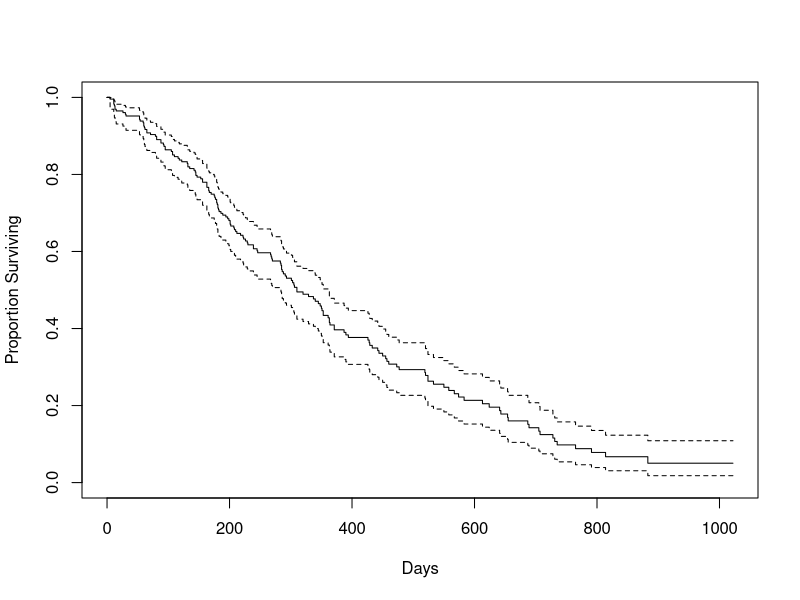
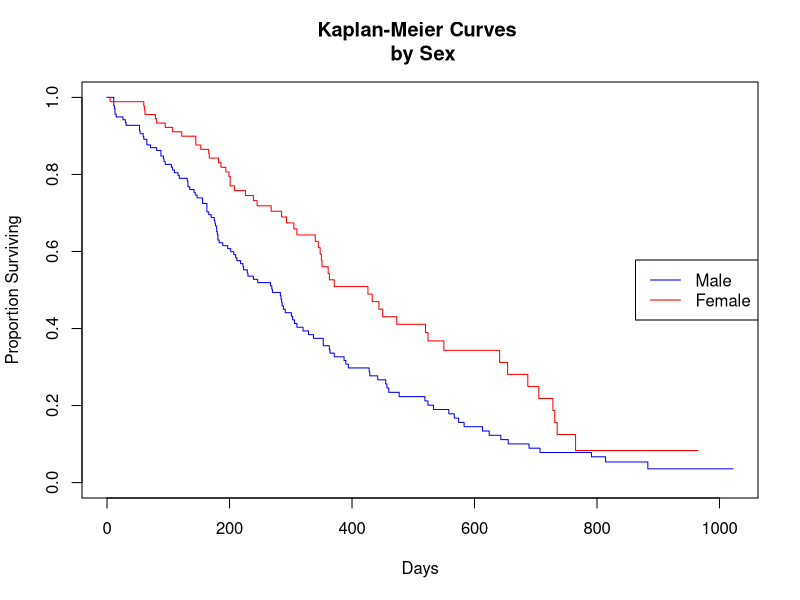
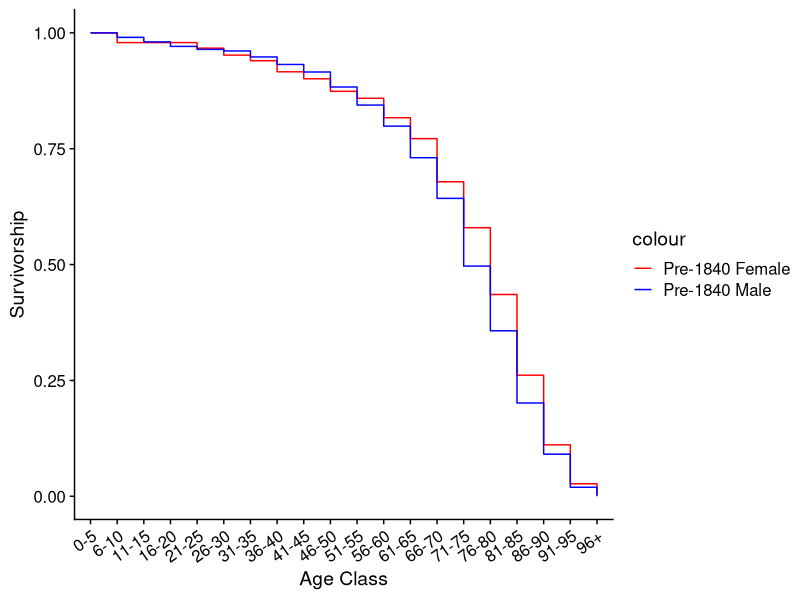

Reproduce these figures in R, in order.
## ---- chunk 1
# Load survival
library(survival)

# See the datasets in the survival package
data(package = "survival")

# Load the lung data
data(lung)

# First 5 rows of the lung data
head(lung)
tail(lung)
summary(lung)
## ---- chunk 2
# Add survival object column
lung$SurvObj <- with(lung, Surv(time, status == 2))

# Check data -- scroll to the far right to make sure it's been added
head(lung)
## ---- chunk 3
# Kaplan-Meier analysis
km.as.one <- survfit(SurvObj ~ 1, data = lung, conf.type = "log-log")
km.by.sex <- survfit(SurvObj ~ sex, data = lung, conf.type = "log-log")

# Show object
km.as.one
km.by.sex
## ---- chunk 4
plot(km.as.one, xlab="Days",ylab="Proportion Surviving")
## ---- chunk 5
plot(km.by.sex,col=c('blue','red'),xlab="Days",ylab="Proportion Surviving")
legend("right",legend = c("Male","Female"), col=c("blue","red"), lty = 1)
title("Kaplan-Meier Curves \n by Sex") #\n indicates a line break
## ---- chunk 6
if (!require("readxl")) install.packages("readxl"); library(readxl)
if (!require("tidyverse")) install.packages("tidyverse"); library(tidyverse)
library(ggplot2)
library(cowplot)
library(plyr)


demographyData <- read_excel("BIO208_Demog_Practice.xlsx")
#View(demographyData)
names(demographyData) <- make.names(names(demographyData))

## ---- chunk 7
DemographySubset <- dplyr::select(demographyData,c(Age.Class,Pre.1840.Female,Pre.1840.Male))
## ---- chunk 8
#Create a new column of the number of dead people by cumulatively adding the rows of data
DemographySubset$P1840FNumDead <- cumsum(DemographySubset$Pre.1840.Female)
#Create a new column of the number of people alive, with the first row as the total...
DemographySubset$P1840FNumAlive[1] <- sum(DemographySubset$Pre.1840.Female)
#...and the consecutive rows as that total - the number of people dead
DemographySubset$P1840FNumAlive[2:20] <- sum(DemographySubset$Pre.1840.Female) - DemographySubset$P1840FNumDead[1:19]
#Create a new column of the proportion of people alive 
DemographySubset$P1840FPropAlive <- DemographySubset$P1840FNumAlive/DemographySubset$P1840FNumAlive[1]


DemographySubset$P1840MNumDead <- cumsum(DemographySubset$Pre.1840.Male)
DemographySubset$P1840MNumAlive[1] <- sum(DemographySubset$Pre.1840.Male)
DemographySubset$P1840MNumAlive[2:20] <- sum(DemographySubset$Pre.1840.Male) - DemographySubset$P1840MNumDead[1:19]
DemographySubset$P1840MPropAlive <- DemographySubset$P1840MNumAlive/DemographySubset$P1840MNumAlive[1]

## ---- chunk 9
ggplot(DemographySubset) +
  geom_step(aes(x = factor(Age.Class, levels = c("0-5","6-10", "11-15", "16-20", "21-25", "26-30", "31-35", "36-40", "41-45", "46-50", "51-55", "56-60", "61-65", "66-70", "71-75","76-80", "81-85", "86-90", "91-95", "96+")), y = as.numeric(P1840FPropAlive), color="blue"), group = 1) +
  geom_step(aes(x = factor(Age.Class, levels = c("0-5","6-10", "11-15", "16-20", "21-25", "26-30", "31-35", "36-40", "41-45", "46-50", "51-55", "56-60", "61-65", "66-70", "71-75","76-80", "81-85", "86-90", "91-95", "96+")), y = as.numeric(P1840MPropAlive),color="red"), group = 1) +
  theme(legend.position = "right")  +
  scale_color_manual(labels = c("Pre-1840 Female", "Pre-1840 Male"), values = c("red", "blue")) +
  theme_cowplot() +
  xlab("Age Class") + 
  theme(axis.text.x = element_text(angle = 35, hjust = 1)) +
  ylab("Survivorship")

